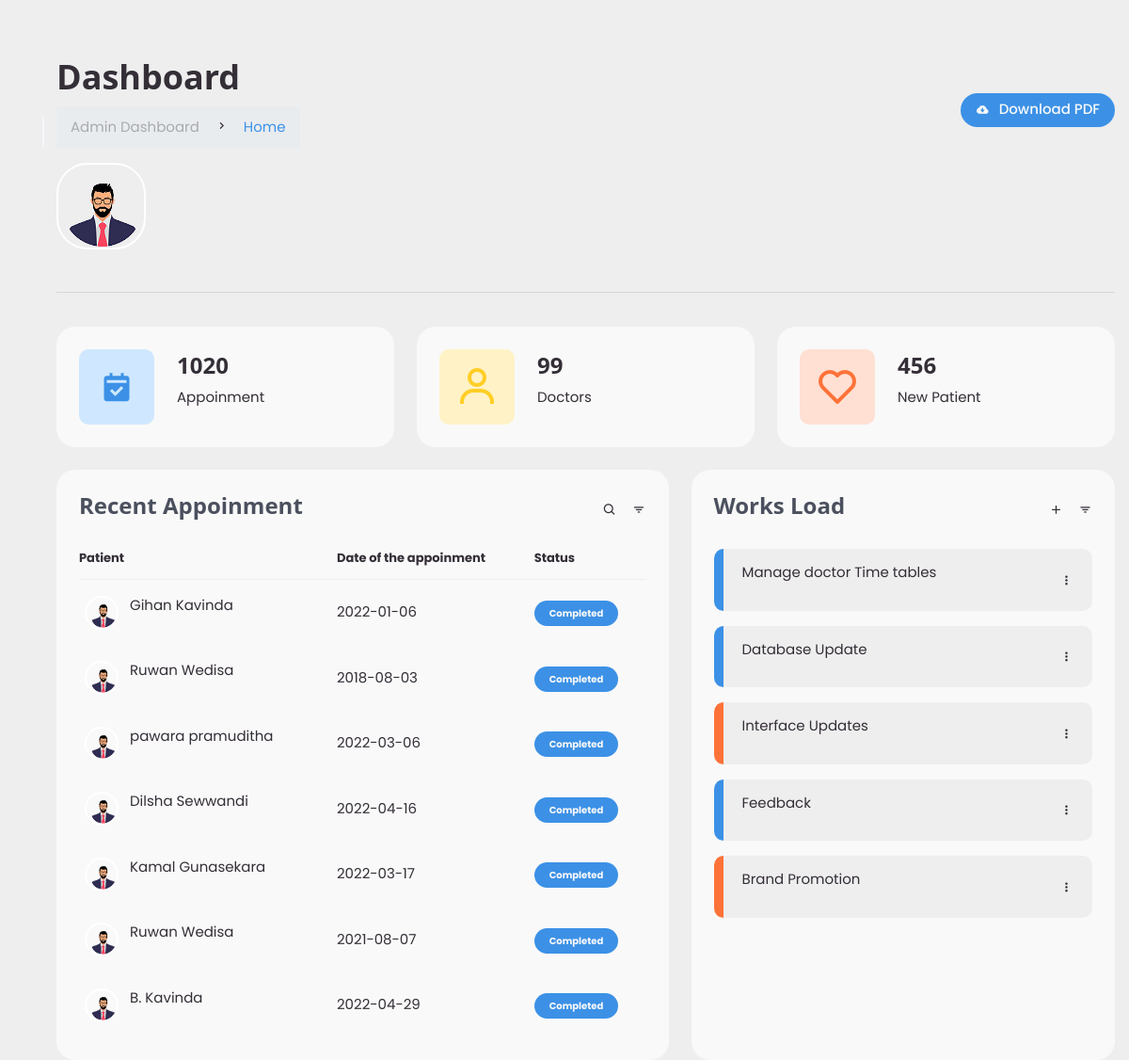
Page /admin/dashhome.php on the committed database.
### tables this page shows
CREATE TABLE IF NOT EXISTS `payedpatients` (
  `id` int(11) DEFAULT NULL,
  `refNo` int(100) NOT NULL,
  `patientName` varchar(100) NOT NULL,
  `phone` int(10) NOT NULL,
  `nic` varchar(12) NOT NULL,
  `email` varchar(100) DEFAULT NULL,
  `amount` float DEFAULT NULL,
  `dateBooked` date DEFAULT NULL,
  `doctorName` varchar(50) DEFAULT NULL,
  `Uid` int(10) NOT NULL,
  PRIMARY KEY (`refNo`),
  UNIQUE KEY `refNo` (`refNo`),
  UNIQUE KEY `refNo_2` (`refNo`),
  UNIQUE KEY `refNo_3` (`refNo`)
);

### admin/dashhome.php (the view, shortened to what this page needs)
<?php
include('db.php');
?>
<!DOCTYPE html>
<html lang="en" dir="ltr">
<head>
    <link href='https://cdn.jsdelivr.net/npm/boxicons@2.0.5/css/boxicons.min.css' rel='stylesheet'>
	<link rel="stylesheet" href="https://cdnjs.cloudflare.com/ajax/libs/font-awesome/4.7.0/css/font-awesome.min.css">
  <link rel="stylesheet" href="css/w3.css">
    <link rel="stylesheet" href="css/bootstrap.min.css">
    <link rel="stylesheet" href="css/style.css">
    <link rel="stylesheet" href="css/main.css">
    <link rel="stylesheet" href="css/adminstyle.css">
    <link href='https://unpkg.com/boxicons@2.0.9/css/boxicons.min.css' rel='stylesheet'>
</head>
<body class="ml-5">
  <section id="content">
     <main>
      <div class="head-title">
        <div class="left">
          <h1>Dashboard</h1>
          <ul class="breadcrumb">
            <li>
              <a href="#">Admin Dashboard</a>
            </li>
            <li><i class='bx bx-chevron-right' ></i></li>
            <li>
              <a class="active" href="#">Home</a>
            </li>
          </ul>
        </div>
        <a href="#" class="btn-download">
          <i class='bx bxs-cloud-download' ></i>
          <span class="text">Download PDF</span>
        </a>
      </div>
      </main>
    </section>
  <div class="flex-column">
    <img class="justify-content-center" src="img/avatar.png">
  </div>
     <br><hr class="hr">
     <section id="content">
     <main>
      <ul class="box-info">
        <li>
          <i class='bx bxs-calendar-check' ></i>
          <span class="text">
            <h3>1020</h3>
            <p>Appoinment</p>
          </span>
        </li>
        <li>
          <i class='bx bx-user custom w3-xxxlarge' ></i>
          <span class="text">
            <h3>99</h3>
            <p>Doctors</p>
          </span>
        </li>
        <li>
          <i class='bx bx-heart w3-xxxlarge' ></i>
          <span class="text">
            <h3>456</h3>
            <p>New Patient</p>
          </span>
        </li>
      </ul>
      <div class="table-data">
        <div class="order">
          <div class="head">
            <h3>Recent Appoinment</h3>
            <i class='bx bx-search' ></i>
            <i class='bx bx-filter' ></i>
          </div>
          <table>
            <thead>
              <tr>
                <th>Patient</th>
                <th>Date of the appoinment</th>
                <th>Status</th>
              </tr>
            </thead>
            <tbody>
              <?php
                    $sql = "SELECT * FROM payedpatients";
                    $result = mysqli_query($conn, $sql);
                    if (mysqli_num_rows($result) > 0) {
                                while ($row = mysqli_fetch_assoc($result)) {
                                    ?>
              <tr>
                <td>
                  <img src="img/avatar.png">
                  <p><?php echo $row['patientName']; ?></p>
                </td>
                <td><?php echo $row['dateBooked']; ?></td>
                <td><span class="status completed">Completed</span></td>
              </tr>
              <?php
                  }
                } ?>
            </tbody>
          </table>
        </div>
        <div class="todo">
          <div class="head">
            <h3>Works Load</h3>
            <i class='bx bx-plus' ></i>
            <i class='bx bx-filter' ></i>
          </div>
          <ul class="todo-list">
            <li class="completed">
              <p>Manage doctor Time tables</p>
              <i class='bx bx-dots-vertical-rounded' ></i>
            </li>
            <li class="completed">
              <p>Database Update</p>
              <i class='bx bx-dots-vertical-rounded' ></i>
            </li>
            <li class="not-completed">
              <p>Interface Updates</p>
              <i class='bx bx-dots-vertical-rounded' ></i>
            </li>
            <li class="completed">
              <p>Feedback</p>
              <i class='bx bx-dots-vertical-rounded' ></i>
            </li>
            <li class="not-completed">
              <p>Brand Promotion</p>
              <i class='bx bx-dots-vertical-rounded' ></i>
            </li>
          </ul>
        </div>
      </div>
    </main>
  </section>
  </body>
</html>

### admin/css/w3.css (style rules this page uses)
html { box-sizing:border-box }
*,*:before,*:after { box-sizing:inherit }
html { -ms-text-size-adjust:100%;-webkit-text-size-adjust:100% }
body { margin:0 }
article,aside,details,figcaption,figure,footer,header,main,menu,nav,section,summary { display:contents; }
a { background-color:transparent;-webkit-text-decoration-skip:objects }
img { border-style:none }
hr { box-sizing:content-box;height:0;overflow:visible }
html,body { font-family:Verdana,sans-serif;font-size:15px;line-height:1.5 }
html { overflow-x:hidden }
h1 { font-size:36px }
h3 { font-size:24px }
h1,h2,h3,h4,h5,h6 { font-family:"Segoe UI",Arial,sans-serif;font-weight:400;margin:10px 0 }
hr { border:0;border-top:1px solid #eee;margin:20px 0 }
img { vertical-align:middle }
a { color:inherit }
.w3-xxxlarge { font-size:48px!important }

### admin/css/style.css (style rules this page uses)
h1, h2, h3, h4, h5, h6 { color: #4b505e; }

### admin/css/main.css (style rules this page uses)
:root { --header-height: 3rem; --nav-width: 68px; --first-color: #4723D9; --first-color-light: #AFA5D9; --white-color: #F7F6FB; --body-font: 'Nunito', sans-serif; --normal-font-size: 1rem; --z-fixed: 100; }
*,::before,::after { box-sizing: border-box; }
body { position: relative; margin: var(--header-height) 0 0 0; padding: 0 1rem; font-family: var(--body-font); font-size: var(--normal-font-size); transition: .5s; }
a { text-decoration: none; }
.active { color: var(--white-color); }
.active::before { content: ''; position: absolute; left: 0; width: 2px; height: 32px; background-color: var(--white-color); }
@media screen and (min-width: 768px) { body { margin: calc(var(--header-height) + 1rem) 0 0 0; } }

### rows in the picture
payedpatients: patientName "Gihan Kavinda", dateBooked "2022-01-06"
payedpatients: patientName "Ruwan Wedisa", dateBooked "2018-08-03"
payedpatients: patientName "pawara pramuditha", dateBooked "2022-03-06"
payedpatients: patientName "Dilsha Sewwandi", dateBooked "2022-04-16"
payedpatients: patientName "Kamal Gunasekara", dateBooked "2022-03-17"
payedpatients: patientName "Ruwan Wedisa", dateBooked "2021-08-07"
payedpatients: patientName "B. Kavinda", dateBooked "2022-04-29"
